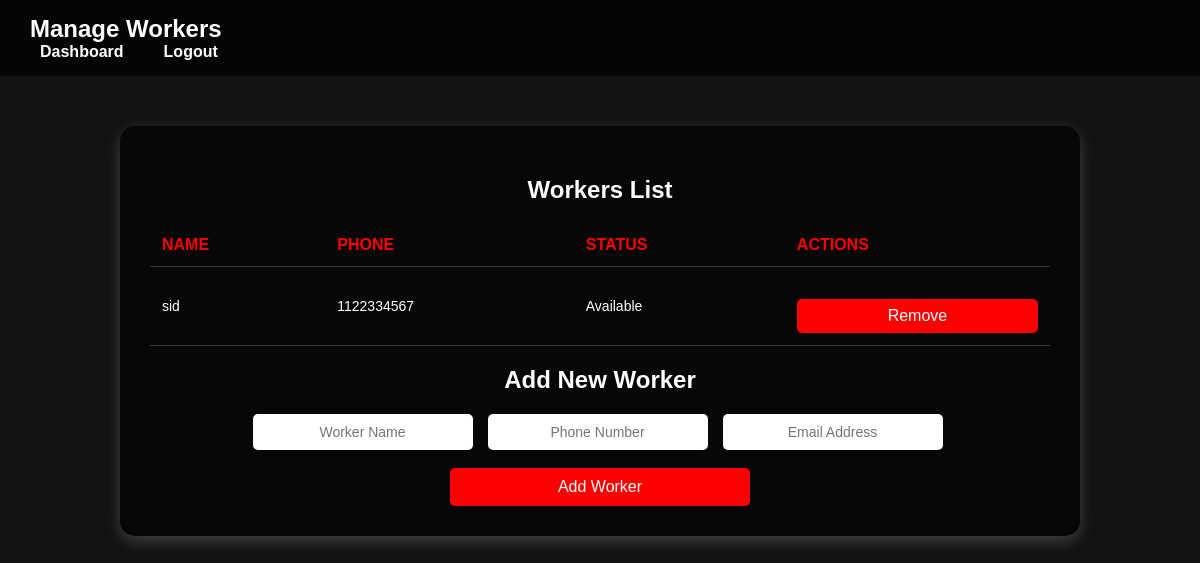
Screenshot of /manage-workers/ (signed in) with the database file from the repository.
### myapp/models.py (models this page shows, shortened)
class Worker(models.Model):
    garage = models.ForeignKey('Garage', on_delete=models.CASCADE)
    name = models.CharField(max_length=100)
    phone = models.CharField(max_length=15)
    email = models.EmailField(null=True, blank=True)
    STATUS_CHOICES = [
        ('available', 'Available'),
        ('assigned', 'Assigned'),
        ('unavailable', 'Unavailable'),
    ]
    status = models.CharField(max_length=11, choices=STATUS_CHOICES, default='available')
    current_request = models.ForeignKey('Request', null=True, blank=True, on_delete=models.SET_NULL, related_name='assigned_worker')  # Add related_name
    is_active = models.BooleanField(default=True)  # This is the toggle

### myapp/views.py (the view, shortened to what this page needs)
# urls.py: path('manage-workers/', views.manage_workers, name='manage_workers'),
def manage_workers(request):
    garage_id = request.session.get('garage_id')
    if not garage_id:
        return redirect('garage_owner_login')
    garage = Garage.objects.get(id=garage_id)
    workers = Worker.objects.filter(garage=garage)  # Fetch all workers of this garage
    return render(request, 'manage_worker.html', {'garage': garage, 'workers': workers})

### templates/manage_worker.html (shortened to what this page needs)
{% load static %}
<!DOCTYPE html>
<html lang="en">
<head>
    <link rel="stylesheet" href="{% static 'css/manage_workers.css' %}">
</head>
<body>
    <header>
        <nav>
            <h1>Manage Workers</h1>
            <ul>
                <li><a href="{% url 'garage_dashboard' %}">Dashboard</a></li>
                <li><a href="{% url 'logout' %}">Logout</a></li>
            </ul>
        </nav>
    </header>
    <section class="worker-management">
        <h2>Workers List</h2>
        <table>
            <tr>
                <th>Name</th>
                <th>Phone</th>
                <th>Status</th>
                <th>Actions</th>
            </tr>
            {% for worker in workers %}
            <tr>
                <td>{{ worker.name }}</td>
                <td>{{ worker.phone }}</td>
                <td>{{ worker.get_status_display }}</td>
                <td>
                    <form action="{% url 'remove_worker' worker.id %}" method="POST">
                        <button type="submit" class="btn-delete">Remove</button>
                    </form>
                </td>
            </tr>
            {% empty %}
            <tr>
                <td colspan="4">No workers added yet.</td>
            </tr>
            {% endfor %}
        </table>
        <h2>Add New Worker</h2>
        <form action="{% url 'add_worker' %}" method="POST">
            <input type="text" name="name" placeholder="Worker Name" required>
            <input type="tel" name="phone" placeholder="Phone Number" pattern="[\+0-9\-\(\)\s]{10,15}" required>
            <input type="email" name="email" placeholder="Email Address" required>
            <button type="submit">Add Worker</button>
        </form>
    </section>
</body>
</html>

### static/css/manage_workers.css (style rules this page uses)
body, html { font-family: 'Poppins', sans-serif; margin: 0; padding: 0; background-color: #121212; color: white; height: 100%; }
header { background: rgba(0, 0, 0, 0.7); padding: 15px 30px; display: flex; align-items: center; justify-content: space-between; }
header h1 { margin: 0; font-size: 24px; color: white; }
nav ul { list-style: none; display: flex; gap: 20px; margin: 0; padding: 0; }
nav ul li { display: inline; }
nav ul li a { color: white; text-decoration: none; font-weight: 600; transition: color 0.3s, transform 0.2s; padding: 10px; }
.worker-management { width: 90%; max-width: 900px; margin: 50px auto; background: rgba(0, 0, 0, 0.6); padding: 30px; border-radius: 15px; text-align: center; box-shadow: 0 5px 15px rgba(255, 255, 255, 0.2); }
table { width: 100%; border-collapse: collapse; margin-top: 20px; }
th, td { padding: 12px; border-bottom: 1px solid rgba(255, 255, 255, 0.2); text-align: left; }
th { color: red; font-size: 16px; text-transform: uppercase; }
td { font-size: 14px; }
.btn-delete { background: red; color: white; border: none; padding: 8px 12px; cursor: pointer; transition: background 0.3s; border-radius: 5px; margin: 0 auto; display: block; }
form { margin-top: 20px; display: flex; flex-direction: row; justify-content: center; gap: 10px; flex-wrap: wrap; }
input[type="text"], input[type="email"], input[type="tel"] { width: 200px; padding: 10px; border: none; border-radius: 5px; font-size: 14px; text-align: center; margin-right: 5px; margin-bottom: -2px; }
button { background: red; color: white; border: none; padding: 10px 10px; cursor: pointer; transition: background 0.3s; border-radius: 5px; font-size: 16px; margin-top: 10px; width: 100%; max-width: 300px; margin-left: auto; margin-right: auto; }

### rows the page displays
Worker: name "sid", phone "1122334567", status "Available"
